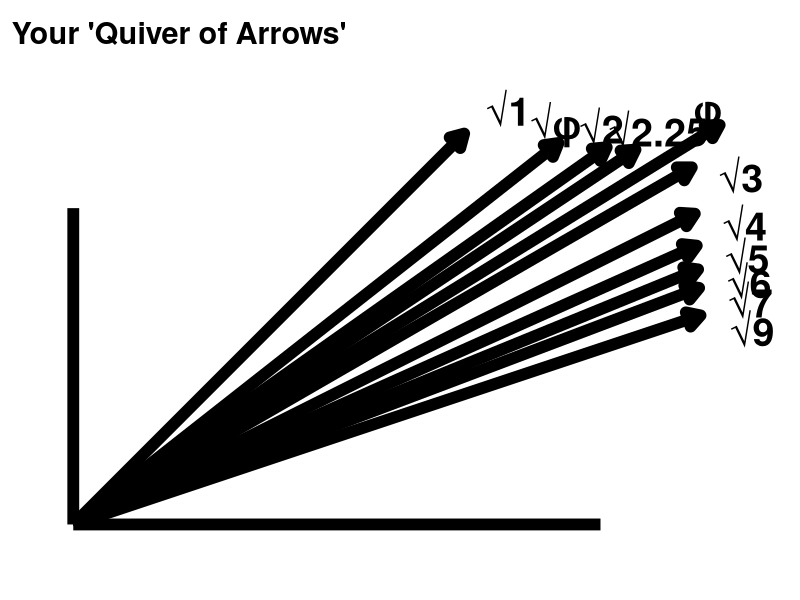

The R script that drew this image:
## ---- chunk 1
#| label: setup
#| include: false


# install.packages(c("mapview", "survey", "srvyr", "arcgislayers"))

# census_api_key("95496766c51541ee6f402c1e1a8658581285b759", install = TRUE, overwrite = TRUE)


# # load libraries - NOT NEEDED


# Force dplyr's select to take precedence
select <- dplyr::select
filter <- dplyr::filter

# Options
options(scipen = 999)
options(qic.clshade = T) # NO LONGER NEEDED; CHARTS ALL PREPARED WITH GGPLOT2 ONLY
options(qic.linecol = 'black') # NO LONGER NEEDED; CHARTS ALL PREPARED WITH GGPLOT2 ONLY
options(qic.signalcol = "firebrick") # NO LONGER NEEDED; CHARTS ALL PREPARED WITH GGPLOT2 ONLY
options(qic.targetcol = "purple") # NO LONGER NEEDED; CHARTS ALL PREPARED WITH GGPLOT2 ONLY
options(DT.options = list(dom = 'pBlfrti')) # Add buttons, filtering, and top (t) pagination controls
options(shiny.maxRequestSize = 50 * 1024^2) # Set upload maximum to 50 MB
options(tigris_use_cache = TRUE)
options(device = "RStudioGD") 


# Flextable defaults:
flextable::set_flextable_defaults(
  font.size = 14, 
  font.family = "Cabin",
  font.color = "black",
  table.layout = "fixed",
  border.color = "darkgray",
  padding.top = 3, padding.bottom = 3,
  padding.left = 4, padding.right = 4,
  line_spacing = 1.3,
  digits = 2,
  decimal.mark = ".",
  big.mark = " ",
  na_str = "<na>",
  post_process_html = identity,
  post_process_docx = identity
)




# Set global theme for consistent plots
ggplot2::theme_set(
  ggplot2::theme_minimal(base_size = 20) +
    ggplot2::theme(
      plot.title.position = "plot",
      plot.title = ggtext::element_textbox_simple(
        family = "Cabin",
        face = "bold",
        color = "darkgreen",
        size = 16,
        fill = "yellow",
        lineheight = 0.9,
        padding = ggplot2::margin(5.5, 5.5, 0.0, 5.5),
        margin = ggplot2::margin(0, 0, 5.5, 0)
      ),
      plot.subtitle = ggtext::element_textbox_simple(
        family = "Cabin",
        color = "darkgreen",
        face = "bold",
        size = 14,
        fill = "yellow",
        lineheight = 0.9,
        padding = ggplot2::margin(5.5, 5.5, 5.5, 5.5),
        margin = ggplot2::margin(0.0, 0, 5.5, 0)
      ),
      plot.caption = ggtext::element_markdown(
        family = "Cabin",
        size = 14,
        hjust = 1,
        color = "darkblue",
        face = "italic",
        fill = "yellow",
        lineheight = 1.0
      ),
      axis.text.x = ggtext::element_markdown(
        family = "Cabin",
        face = "bold",
        color = "blue",
        size = 12,
        angle = 45,
        hjust = 1
      ),
        # ggplot2::element_blank(),
      axis.title.x = ggtext::element_markdown(
        family = "Cabin",
        face = "bold",
        color = "blue",
        size = 14),
        # ggplot2::element_blank(),
      axis.text.y = ggtext::element_markdown(
        family = "Cabin",
        face = "bold",
        color = "blue",
        size = 12,
        angle = 45,
        hjust = 1
      ),
        # ggplot2::element_blank(),
      axis.title.y = ggtext::element_markdown(
        family = "Cabin",
        face = "bold",
        color = "blue",
        size = 12),
        # ggplot2::element_blank(),
      strip.text = ggtext::element_markdown(
        family = "Cabin",
        color = "black",
        size = 12,
        face = "italic",
        margin = ggplot2::margin(2, 0, 0.5, 0, "lines")
      ),
      axis.text = ggtext::element_markdown(
        family = "Cabin",
        color = "black"),
      panel.background = ggplot2::element_rect(fill = "white", color = NA),
      plot.background = ggplot2::element_rect(fill = "white", color = NA),
      legend.position = "none",
      panel.spacing.x = grid::unit(1.5, "cm"),
      panel.spacing.y = grid::unit(1.5, "cm"),
      plot.margin = ggplot2::margin(20, 20, 20, 20, "pt")
    )
)



  
# Set seed for reproducibility
base::set.seed(123)

## ---- chunk 2
#| label: angle-setup
#| message: false
sqrt_phi <- sqrt((1 + sqrt(5)) / 2)
phi      <- (1 + sqrt(5)) / 2
angles_df <- data.frame(
  base_name = c("√1", "√φ", "√2", "√2.25", "φ", "√3", "√4", "√5", "√6", "√7", "√9"),
  base_value = c(
    sqrt(1),
    sqrt_phi,
    sqrt(2),
    sqrt(2.25),
    phi,
    sqrt(3),
    sqrt(4),
    sqrt(5),
    sqrt(6),
    sqrt(7),
    sqrt(9)
  ),
  height = 1
)
angles_df$theta_rad <- atan2(angles_df$height, angles_df$base_value)
angles_df$theta_deg <- angles_df$theta_rad * (180 / pi)
display_df <- data.frame(
  Base = angles_df$base_name,
  `Base Length` = round(angles_df$base_value, 4),
  Height = 1,
  `Angle (degrees)` = round(angles_df$theta_deg, 2),
  check.names = FALSE
)
flextable::flextable(display_df) |>
  flextable::add_header_lines("Height = 1 for all rows") |>
  flextable::color(i = 1, part = "header", color = "blue") |>
  flextable::italic(i = 1, part = "header") |>
  flextable::align(i = 1, part = "header", align = "center") |>
  flextable::fontsize(i = 1, part = "header", size = 16) |>
  flextable::bg(i = 1, part = "header", bg = "white") |>
  flextable::bg(i = 2, part = "header", bg = "white") |>
  flextable::autofit()
## ---- chunk 3
#| label: angle-graphic
#| fig-width: 13
#| fig-height: 8
#| out-width: "100%"

max_height <- 6
max_base <- 10
line_length <- sqrt(max_height^2 + max_base^2)
arrow_extension <- 2
lines_df <- data.frame(
  label = angles_df$base_name,
  theta_rad = angles_df$theta_rad
)
lines_df$xend <- line_length * cos(lines_df$theta_rad)
lines_df$yend <- line_length * sin(lines_df$theta_rad)
lines_df$xend <- pmin(lines_df$xend, max_base)
lines_df$yend <- ifelse(lines_df$xend == max_base, 
                        max_base * tan(lines_df$theta_rad), 
                        lines_df$yend)
lines_df$yend <- pmin(lines_df$yend, max_height)
lines_df$xend <- ifelse(lines_df$yend == max_height,
                        max_height / tan(lines_df$theta_rad),
                        lines_df$xend)

# Extend every arrow 2 inches beyond the reference rectangle edge
lines_df$xend <- lines_df$xend + arrow_extension * cos(lines_df$theta_rad)
lines_df$yend <- lines_df$yend + arrow_extension * sin(lines_df$theta_rad)

label_offset <- 0.6

# Default: push label outward along the angle from the new arrow tip
lines_df$label_x <- lines_df$xend + label_offset * cos(lines_df$theta_rad)
lines_df$label_y <- lines_df$yend + label_offset * sin(lines_df$theta_rad)

# Nudge a few crowded end labels 1 inch to the left
lines_df$label_x[lines_df$label %in% c("√φ", "√2", "√2.25", "φ")] <-
  lines_df$label_x[lines_df$label %in% c("√φ", "√2", "√2.25", "φ")] - 1

# Lower √3 through √9 labels by 0.50 inches
lines_df$label_y[lines_df$label %in% c("√3", "√4", "√5", "√6", "√7", "√9")] <-
  lines_df$label_y[lines_df$label %in% c("√3", "√4", "√5", "√6", "√7", "√9")] - 0.5

# Extend only the φ arrow another 1 inch, then move its label with it
lines_df$xend[lines_df$label == "φ"] <-
  lines_df$xend[lines_df$label == "φ"] + 1 * cos(lines_df$theta_rad[lines_df$label == "φ"])
lines_df$yend[lines_df$label == "φ"] <-
  lines_df$yend[lines_df$label == "φ"] + 1 * sin(lines_df$theta_rad[lines_df$label == "φ"])
lines_df$label_x[lines_df$label == "φ"] <-
  lines_df$xend[lines_df$label == "φ"] + label_offset * cos(lines_df$theta_rad[lines_df$label == "φ"]) - 1
lines_df$label_y[lines_df$label == "φ"] <-
  lines_df$yend[lines_df$label == "φ"] + label_offset * sin(lines_df$theta_rad[lines_df$label == "φ"])

# label_offset <- 0.6
# lines_df$label_x <- lines_df$xend + label_offset * cos(lines_df$theta_rad)
# lines_df$label_y <- lines_df$yend + label_offset * sin(lines_df$theta_rad)
ggplot2::ggplot() +
  ggplot2::geom_segment(
    data = lines_df,
    ggplot2::aes(x = 0, y = 0, xend = xend, yend = yend),
    arrow = ggplot2::arrow(length = ggplot2::unit(0.15, "inches"), type = "closed"),
    linewidth = 4.0
  ) +
  ggplot2::geom_text(
    data = lines_df,
    ggplot2::aes(x = label_x, y = label_y, label = label),
    hjust = 0, vjust = 0.5, size = 10, fontface = "bold"
  ) +
  ggplot2::geom_segment(
    ggplot2::aes(x = 0, y = 0, xend = 0, yend = max_height),
    linewidth = 4.0
  ) +
  ggplot2::geom_segment(
    ggplot2::aes(x = 0, y = 0, xend = max_base, yend = 0),
    linewidth = 4.0
  ) +
  ggplot2::coord_fixed(ratio = 1, xlim = c(-0.5, max(lines_df$label_x) + 0.5), ylim = c(-0.5, max(lines_df$label_y) + 0.5)) +
  ggplot2::theme_minimal() +
  ggplot2::labs(title = "Your 'Quiver of Arrows'") +
  ggplot2::theme(
    plot.title = ggplot2::element_text(size = 22, face = "bold"),
    axis.title = ggplot2::element_blank(),
    axis.text = ggplot2::element_blank(),
    axis.ticks = ggplot2::element_blank(),
    panel.grid = ggplot2::element_blank()
  )
